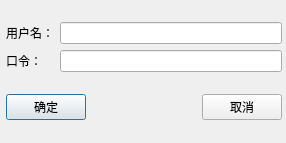
<ui version="4.0" >
 <class>LoginDialog</class>
 <widget class="QDialog" name="LoginDialog" >
  <property name="geometry" >
   <rect>
    <x>0</x>
    <y>0</y>
    <width>286</width>
    <height>143</height>
   </rect>
  </property>
  <property name="sizePolicy" >
   <sizepolicy vsizetype="Fixed" hsizetype="Fixed" >
    <horstretch>0</horstretch>
    <verstretch>0</verstretch>
   </sizepolicy>
  </property>
  <property name="windowTitle" >
   <string>登陆ORACL数据库</string>
  </property>
  <widget class="QWidget" name="layoutWidget" >
   <property name="geometry" >
    <rect>
     <x>6</x>
     <y>6</y>
     <width>276</width>
     <height>131</height>
    </rect>
   </property>
   <layout class="QGridLayout" name="gridLayout_2" >
    <item row="0" column="0" colspan="3" >
     <layout class="QGridLayout" name="gridLayout" >
      <item row="0" column="0" >
       <widget class="QLabel" name="label" >
        <property name="text" >
         <string>用户名：</string>
        </property>
       </widget>
      </item>
      <item row="0" column="1" >
       <widget class="QLineEdit" name="txtUsername" />
      </item>
      <item row="1" column="0" >
       <widget class="QLabel" name="label_2" >
        <property name="text" >
         <string>口令：</string>
        </property>
       </widget>
      </item>
      <item row="1" column="1" >
       <widget class="QLineEdit" name="txtPassword" >
        <property name="echoMode" >
         <enum>QLineEdit::Password</enum>
        </property>
       </widget>
      </item>
     </layout>
    </item>
    <item row="1" column="0" >
     <widget class="QPushButton" name="btnOK" >
      <property name="text" >
       <string>确定</string>
      </property>
     </widget>
    </item>
    <item row="1" column="1" >
     <spacer name="horizontalSpacer" >
      <property name="orientation" >
       <enum>Qt::Horizontal</enum>
      </property>
      <property name="sizeHint" stdset="0" >
       <size>
        <width>63</width>
        <height>20</height>
       </size>
      </property>
     </spacer>
    </item>
    <item row="1" column="2" >
     <widget class="QPushButton" name="btnCancel" >
      <property name="text" >
       <string>取消</string>
      </property>
     </widget>
    </item>
   </layout>
  </widget>
 </widget>
 <resources/>
 <connections>
  <connection>
   <sender>btnOK</sender>
   <signal>clicked()</signal>
   <receiver>LoginDialog</receiver>
   <slot>accept()</slot>
   <hints>
    <hint type="sourcelabel" >
     <x>60</x>
     <y>123</y>
    </hint>
    <hint type="destinationlabel" >
     <x>284</x>
     <y>12</y>
    </hint>
   </hints>
  </connection>
  <connection>
   <sender>btnCancel</sender>
   <signal>clicked()</signal>
   <receiver>LoginDialog</receiver>
   <slot>reject()</slot>
   <hints>
    <hint type="sourcelabel" >
     <x>239</x>
     <y>127</y>
    </hint>
    <hint type="destinationlabel" >
     <x>284</x>
     <y>103</y>
    </hint>
   </hints>
  </connection>
 </connections>
</ui>
